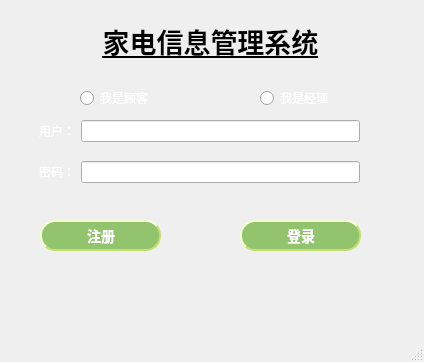
<?xml version="1.0" encoding="UTF-8"?>
<ui version="4.0">
 <class>MainWindow</class>
 <widget class="QMainWindow" name="MainWindow">
  <property name="geometry">
   <rect>
    <x>0</x>
    <y>0</y>
    <width>424</width>
    <height>362</height>
   </rect>
  </property>
  <property name="font">
   <font>
    <underline>false</underline>
   </font>
  </property>
  <property name="windowTitle">
   <string>MainWindow</string>
  </property>
  <property name="styleSheet">
   <string notr="true">


QMainWindow{background-image: url(C:/Users/12234/Desktop/9.jpg);}


</string>
  </property>
  <widget class="QWidget" name="centralwidget">
   <widget class="QPushButton" name="pushButton_2">
    <property name="geometry">
     <rect>
      <x>240</x>
      <y>220</y>
      <width>121</width>
      <height>31</height>
     </rect>
    </property>
    <property name="styleSheet">
     <string notr="true">QPushButton:hover {
background-color: #c6e070;

}

QPushButton {
background-color: #ffffff;
color: #ffffff;
color: white;
                    /* 文字颜色 */
background-color: #91c46c;       /* 背景色 */
border-style: outset;            /* 边框风格 */
border-width: 2px;               /* 边框宽度 */
border-radius: 5px;              /* 边框圆角 */
border-color: #c6e070;           /* 边框颜色 */
font: bold 14px;                 /* 字体 */
min-width: 2em;                  /* 控件最小宽度 */
min-height: 2px;                 /* 控件最小高度 */
font-family: 宋体;            /* 字库 */
padding: 5px;                    /* 内边距 */
padding-left:6px;                /* 文字横向偏移 */
padding-top:6px;                 /* 文字纵向偏移 */
border-radius:15px
}
QPushButton:pressed {
background-color: #287d7d;
}
</string>
    </property>
    <property name="text">
     <string>登录</string>
    </property>
   </widget>
   <widget class="QLabel" name="label">
    <property name="geometry">
     <rect>
      <x>-10</x>
      <y>20</y>
      <width>441</width>
      <height>41</height>
     </rect>
    </property>
    <property name="font">
     <font>
      <pointsize>20</pointsize>
      <weight>75</weight>
      <bold>true</bold>
      <underline>true</underline>
     </font>
    </property>
    <property name="styleSheet">
     <string notr="true">color: rgb(255, 255, 255);
QLable{background-image: url(C:/Users/12234/Desktop/9.jpg);colour:white}
</string>
    </property>
    <property name="text">
     <string>家电信息管理系统</string>
    </property>
    <property name="alignment">
     <set>Qt::AlignCenter</set>
    </property>
   </widget>
   <widget class="QPushButton" name="pushButton">
    <property name="geometry">
     <rect>
      <x>40</x>
      <y>220</y>
      <width>121</width>
      <height>31</height>
     </rect>
    </property>
    <property name="styleSheet">
     <string notr="true">QPushButton:hover {
background-color: #c6e070;

}

QPushButton {
background-color: #91c46c;
color: #ffffff;
color:white;
                    /* 文字颜色 */
background-color: #91c46c;       /* 背景色 */
border-style: outset;            /* 边框风格 */
border-width: 2px;               /* 边框宽度 */
border-radius: 5px;              /* 边框圆角 */
border-color: #c6e070;           /* 边框颜色 */
font: bold 14px;                 /* 字体 */
min-width: 2em;                  /* 控件最小宽度 */
min-height: 2px;                 /* 控件最小高度 */
font-family: 宋体;            /* 字库 */
padding: 5px;                    /* 内边距 */
padding-left:6px;                /* 文字横向偏移 */
padding-top:6px;                 /* 文字纵向偏移 */
border-radius:15px
}
QPushButton:pressed {
background-color: #287d7d;
}
</string>
    </property>
    <property name="text">
     <string>注册</string>
    </property>
   </widget>
   <widget class="QWidget" name="layoutWidget">
    <property name="geometry">
     <rect>
      <x>39</x>
      <y>100</y>
      <width>321</width>
      <height>62</height>
     </rect>
    </property>
    <layout class="QHBoxLayout" name="horizontalLayout_2">
     <item>
      <widget class="QLabel" name="label_3">
       <property name="styleSheet">
        <string notr="true">color: rgb(255, 255, 255);</string>
       </property>
       <property name="text">
        <string>用户：</string>
       </property>
      </widget>
     </item>
     <item>
      <widget class="QLineEdit" name="lineEdit">
       <property name="styleSheet">
        <string notr="true"> background-color: qlineargradient(x1:0, y1:0, x2:1, y2:1,
stop:0 #ffffff,stop:1 #ffffff);
 </string>
       </property>
      </widget>
     </item>
    </layout>
   </widget>
   <widget class="QWidget" name="layoutWidget">
    <property name="geometry">
     <rect>
      <x>39</x>
      <y>161</y>
      <width>321</width>
      <height>22</height>
     </rect>
    </property>
    <layout class="QHBoxLayout" name="horizontalLayout_3">
     <item>
      <widget class="QLabel" name="label_4">
       <property name="styleSheet">
        <string notr="true">color: rgb(255, 255, 255);</string>
       </property>
       <property name="text">
        <string>密码：</string>
       </property>
      </widget>
     </item>
     <item>
      <widget class="QLineEdit" name="lineEdit_2">
       <property name="styleSheet">
        <string notr="true"> background-color: qlineargradient(x1:0, y1:0, x2:1, y2:1,
stop:0 #ffffff,stop:1 #ffffff);
 </string>
       </property>
       <property name="echoMode">
        <enum>QLineEdit::Password</enum>
       </property>
      </widget>
     </item>
    </layout>
   </widget>
   <widget class="QRadioButton" name="radioButton_2">
    <property name="geometry">
     <rect>
      <x>80</x>
      <y>90</y>
      <width>71</width>
      <height>16</height>
     </rect>
    </property>
    <property name="styleSheet">
     <string notr="true">color: rgb(255, 255, 255);</string>
    </property>
    <property name="text">
     <string>我是顾客</string>
    </property>
   </widget>
   <widget class="QRadioButton" name="radioButton">
    <property name="geometry">
     <rect>
      <x>260</x>
      <y>90</y>
      <width>71</width>
      <height>16</height>
     </rect>
    </property>
    <property name="styleSheet">
     <string notr="true">color: rgb(255, 255, 255);</string>
    </property>
    <property name="text">
     <string>我是经理</string>
    </property>
   </widget>
  </widget>
  <widget class="QMenuBar" name="menubar">
   <property name="geometry">
    <rect>
     <x>0</x>
     <y>0</y>
     <width>424</width>
     <height>23</height>
    </rect>
   </property>
  </widget>
  <widget class="QStatusBar" name="statusbar"/>
 </widget>
 <resources/>
 <connections/>
</ui>
